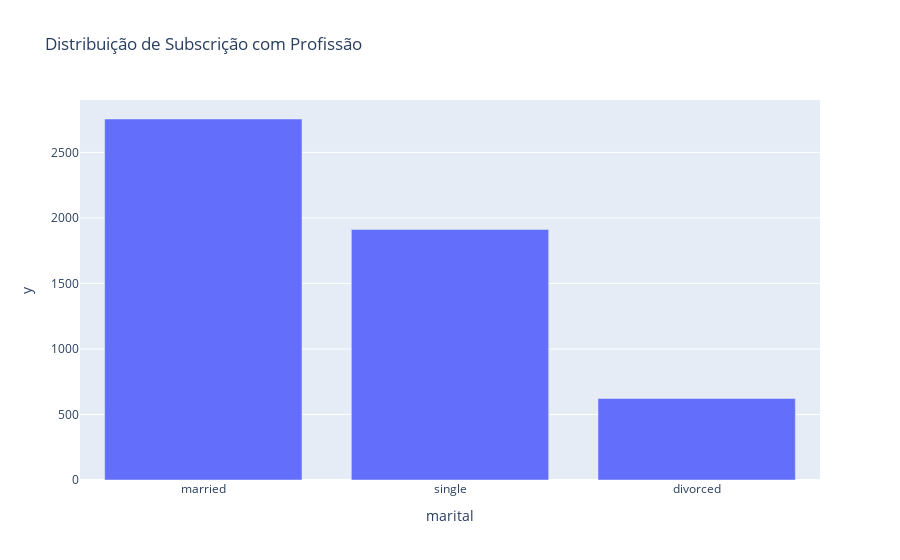

Here is the notebook cell this chart was saved with:
### Code cell
joby = pd.DataFrame(data.groupby('marital')['y'].sum()).reset_index()
joby = joby.sort_values(by = 'y', ascending = False)
fig = px.bar(joby.iloc[:], #plotting only the top 20 Countries
             x = 'marital', y = 'y', title = 'Distribuição de Subscrição com Profissão')

fig.show()

### Figure 1 — Plotly figure (JSON) as saved in the notebook; plotly's stock layout.template omitted (floating-point values rounded to 4 significant figures)
{"data": [{"alignmentgroup": "True", "hovertemplate": "marital=%{x}<br>y=%{y}<extra></extra>", "legendgroup": "", "marker": {"color": "#636efa"}, "name": "", "offsetgroup": "", "orientation": "v", "showlegend": false, "textposition": "auto", "type": "bar", "x": ["married", "single", "divorced"], "xaxis": "x", "y": [2755, 1912, 622], "yaxis": "y"}], "layout": {"barmode": "relative", "legend": {"tracegroupgap": 0}, "title": {"text": "Distribuição de Subscrição com Profissão"}, "xaxis": {"anchor": "y", "domain": [0, 1], "title": {"text": "marital"}}, "yaxis": {"anchor": "x", "domain": [0, 1], "title": {"text": "y"}}}}
